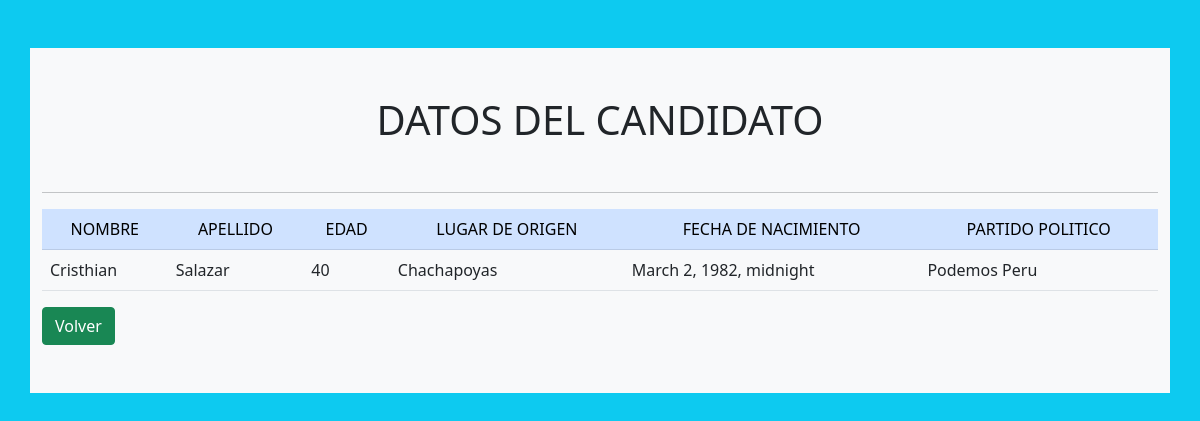
Page /votacion/17/detalle_candidato on the committed database.
### votaciones/models.py (models this page shows)
class Candidato(models.Model):
    region = models.ForeignKey(Region, on_delete=models.CASCADE)
    nombre_cand = models.CharField(max_length=20)
    apellido_cand = models.CharField(max_length=20)
    edad_cand = models.IntegerField(max_length=2)
    origen_cand = models.CharField(max_length=15)
    fecha_nacimiento = models.DateTimeField('date of birth')
    partido = models.CharField(max_length=15)

### votaciones/views.py (the view)
# urls.py: path('<int:id_candidato>/detalle_candidato', views.detalle_candidato, name="detalle_candidato"),
def detalle_candidato(request, id_candidato):
    detalles_candidato = get_object_or_404(Candidato, pk=id_candidato)
    return render(request, 'votaciones/detalle_candidato.html',{'detalles_candidato':detalles_candidato})

### votaciones/templates/votaciones/detalle_candidato.html (shortened to what this page needs)
<!DOCTYPE html>
<html lang="en">
<head>
    <link href="https://cdn.jsdelivr.net/npm/bootstrap@5.1.3/dist/css/bootstrap.min.css" rel="stylesheet">
</head>
<body class="bg-info">
    <br><br>
    <div class="container py-5 bg-light">
        <h1 class="text-center">DATOS DEL CANDIDATO</h1><br><hr>
    {% if detalles_candidato %}
        <table class="table">
            <tr class="table-primary text-center">
                <td>NOMBRE</td>
                <td>APELLIDO</td>
                <td>EDAD</td>
                <td>LUGAR DE ORIGEN</td>
                <td>FECHA DE NACIMIENTO</td>
                <td>PARTIDO POLITICO</td>
            </tr>
            <tr>
                <td>{{ detalles_candidato.nombre_cand }}</td>
                <td>{{ detalles_candidato.apellido_cand }}</td>
                <td>{{ detalles_candidato.edad_cand }}</td>
                <td>{{ detalles_candidato.origen_cand }}</td>
                <td>{{ detalles_candidato.fecha_nacimiento }}</td>
                <td>{{ detalles_candidato.partido }}</td>
            </tr>
        </table>
    {% else %}
        <p>No se encontraron datos</p>
    {% endif %}
        <div>
            <a href="{% url 'votaciones:index' %}"><input type="button" value="Volver" class="btn btn-success"></a>
        </div>
    </div>
</body>
</html>

### rows in the picture
Candidato: nombre_cand "Cristhian", apellido_cand "Salazar", edad_cand "40", origen_cand "Chachapoyas", fecha_nacimiento "March 2, 1982, midnight", partido "Podemos Peru"
